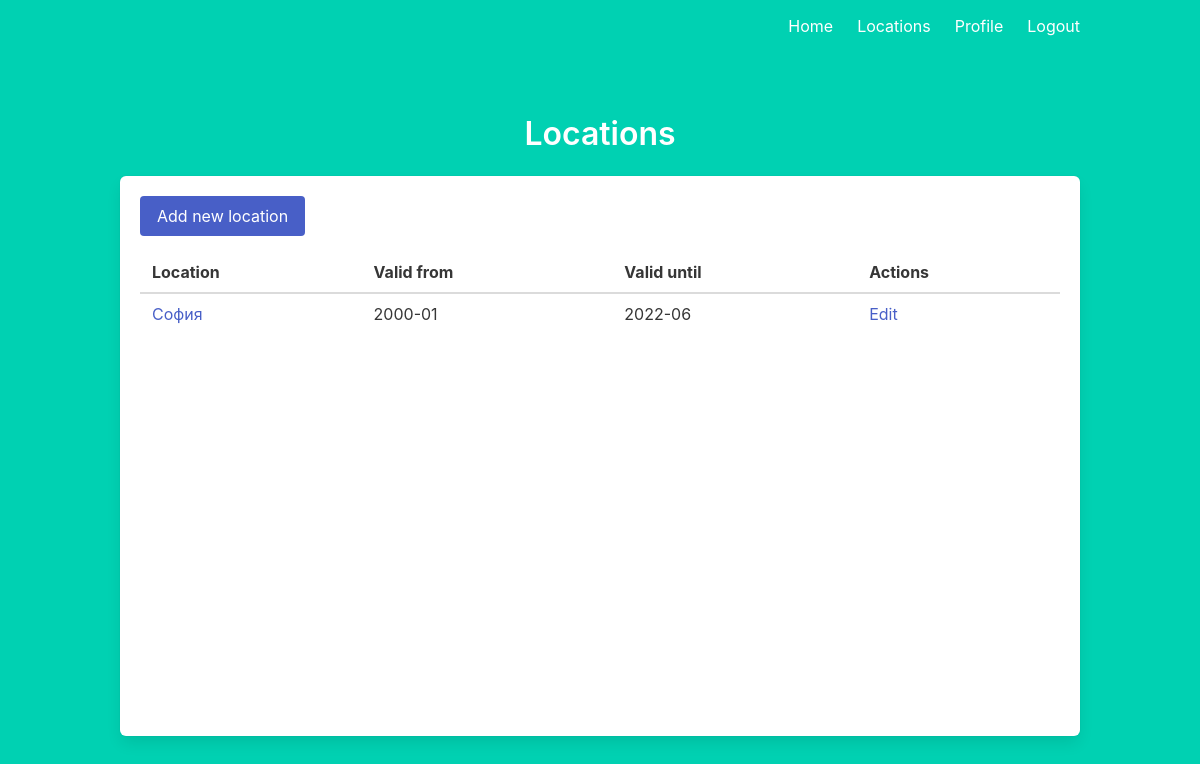
The app's page /locations (signed in) with its own data.
### models.py (models this page shows)
class Location(db.Model):
    id = db.Column(db.Integer, primary_key=True)
    name = db.Column(db.String(100))
    valid_from = db.Column(db.String(7))
    valid_until = db.Column(db.String(7))
    measurements = db.relationship("MonthlyMeasurements")

### main.py (the view)
@main.route('/locations')
def locations():
    locations = Location.query.all()
    return render_template('locations.html', current_user=current_user, locations=locations)

### __init__.py (called while the page is built)
def create_app():
    app = Flask(__name__)
    app.config['SECRET_KEY'] = 'very_secret-TODO-change-it'
    app.config['SQLALCHEMY_DATABASE_URI'] = 'sqlite:///db.sqlite'
    db.init_app(app)
    from .models import User
    login_manager = LoginManager()
    login_manager.login_view = 'auth.login'
    login_manager.init_app(app)
    @login_manager.user_loader
    def load_user(user_id):
        return User.query.get(int(user_id))
    from .auth import auth as auth_blueprint
    app.register_blueprint(auth_blueprint)
    from .main import main as main_blueprint
    app.register_blueprint(main_blueprint)
    return app

### templates/locations.html (shortened to what this page needs)
{% extends "base.html" %}
{% block content %}
<h1 class="title has-text-centered">
  Locations
</h1>
<div class="box" style="min-height: 70vh">
  <a class="button is-link" href="/locations/new">Add new location</a>
  <table class="mt-4 table is-striped is-fullwidth is-hoverable">
    <thead>
      <th>
        Location
      </th>
      <th>
        Valid from
      </th>
      <th>
        Valid until
      </th>
      <th>
        Actions
      </th>
    </thead>
    <tbody>
      {% for location in locations %}
        <tr>
          <td>
            <a class="has-text-link" href="/locations/{{ location.id }}">{{ location.name }}</a>
          </td>
          <td>
            {{ location.valid_from }}
          </td>
          <td>
            {{ location.valid_until }}
          </td>
          <td>
            <a class="has-text-link" href="/locations/{{ location.id }}/edit">Edit</a>
          </td>
        </tr>
      {% endfor %}
    </tbody>
  </table>
</div>
{% endblock %}

### records on screen
Location: name "София", valid_from "2000-01", valid_until "2022-06"
